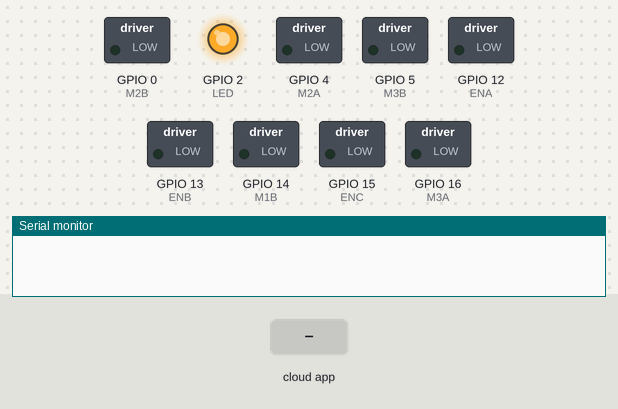
This sketch was run on a simulated ESP8266 (NodeMCU). Parts: switched loads named in the sketch (green lamp = pin HIGH), output pins drawn as LEDs (lit = HIGH), the last lines printed to the serial monitor. Inputs (shaded band) come from the test bench. WiFi joins after 1.5 s; servers stay silent unless stated; the ROS host is connected and sends only what is stated.

Above: at 4.2 s.
4.3 s: the phone or cloud app sets linear.x to -100
At 4.8 s:
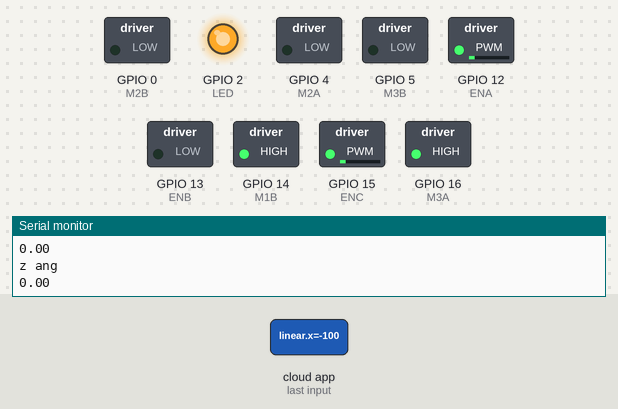
5.8 s: the phone or cloud app sets angular.z to 100
At 6.1 s:
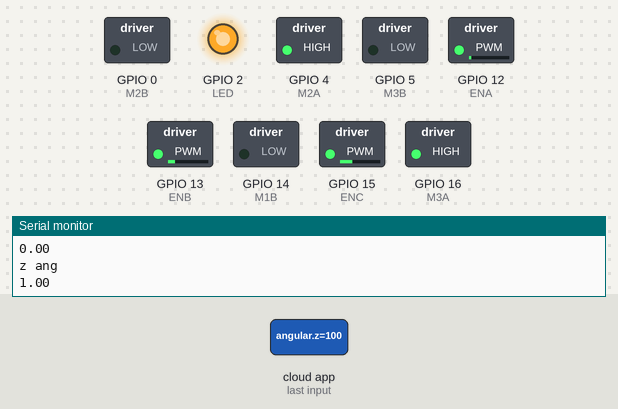
7.3 s: the phone or cloud app sets linear.x to 0
At 7.8 s:
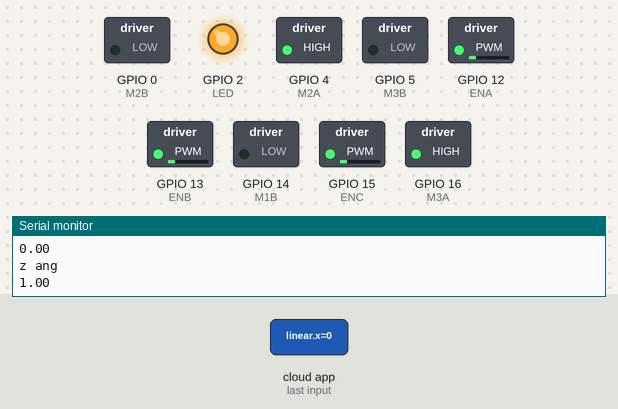
8.8 s: the phone or cloud app sets angular.z to -100
At 9.9 s:
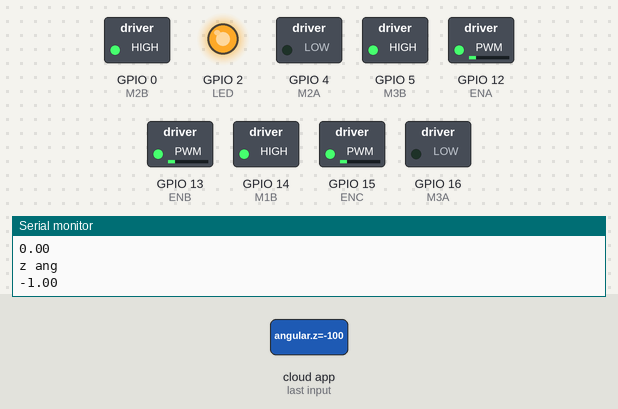
10.3 s: the phone or cloud app sets linear.x to 100
At 11.5 s:
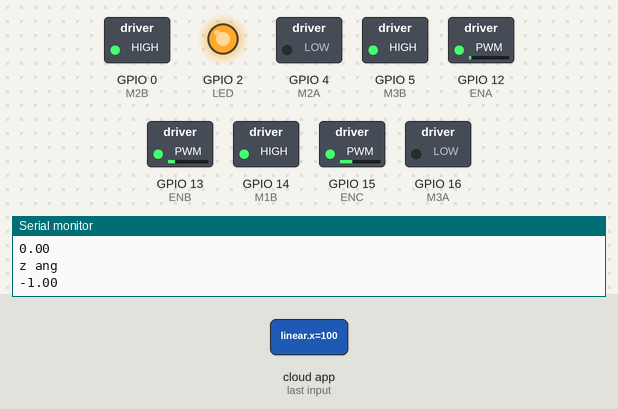
11.8 s: the phone or cloud app sets angular.z to 0
At 12.3 s:
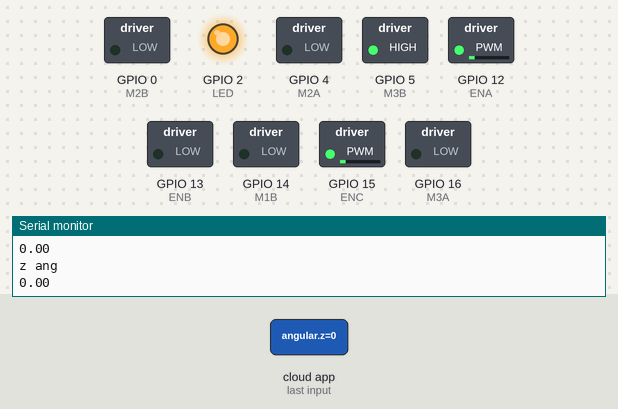
Timing chart, 0 to 14.3 s (numbered marks = the images above; inputs shaded):
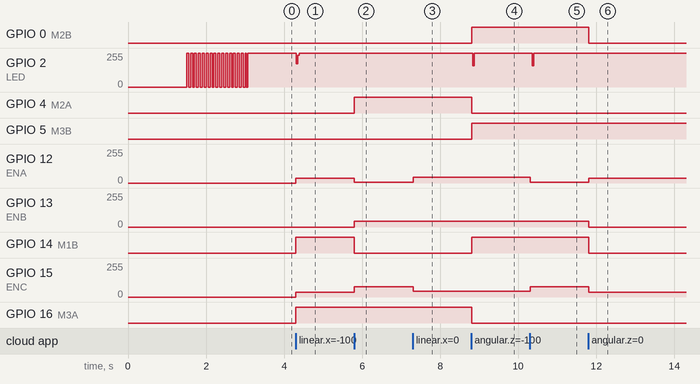

The sketch:

open_loop_movement.ino
```cpp
#include <ESP8266WiFi.h>

#define ROSSERIAL_ARDUINO_TCP

#include <ros.h>
#include <std_msgs/String.h>
#include <geometry_msgs/Twist.h>
#include "std_msgs/Float64.h"

#define LED 2

//Defining WiFi acces
const char* ssid     = "dlink";
const char* password = "";
IPAddress server(192, 168, 0, 161);
const uint16_t serverPort = 11413; //Unique for every omnidirectional


// Declaring physical pins
int M1A = 2;
int M1B = 14;
int ENA = 12;

int M2A = 4;
int M2B = 0;
int ENB = 13;

int M3A = 16;
int M3B = 5;
int ENC = 15;


// Defining control variables
int dottheta1;
int dottheta2;
int dottheta3;

int absdottheta1;
int absdottheta2;
int absdottheta3;

float u1;
float u2;
float u3;


// Factor of velocities
float f;


// pwm floats
float pwm1;
float pwm2;
float pwm3;
float mapeo;

char hello[] = "Hello from Omni";
char initialazing[] = "Initializing...";
char done[] = "Ready for use";
char msg_data[] = "Moving omni";


// blinking built-in LED
void blink(int delay_time) {
  digitalWrite(LED, HIGH);
  delay(delay_time);
  digitalWrite(LED, LOW);
  delay(delay_time);
}


void motor1front()
{
//MOTOR1 adelante
digitalWrite (M1A, HIGH);
digitalWrite (M1B, LOW);
}

void motor2front()
{
//MOTOR2 adelante
digitalWrite (M2A, HIGH);
digitalWrite (M2B, LOW);
void velmot2();
}

void motor3front()
{
//MOTOR3 adelante
digitalWrite (M3A, HIGH);
digitalWrite (M3B, LOW);
void velmot3();
}


void motor1back()
{
//MOTOR1 back
digitalWrite (M1A, LOW);
digitalWrite (M1B, HIGH);
}


void motor2back()
{
//MOTOR2 back
digitalWrite (M2A, LOW);
digitalWrite (M2B, HIGH);
}


void motor3back()
{
//MOTOR3 back
digitalWrite (M3A, LOW);
digitalWrite (M3B, HIGH);
}


void motor1stop()
{
//MOTOR3 stop
digitalWrite (M1A, LOW);
digitalWrite (M1B, LOW);
}

void motor2stop()
{
//MOTOR3 stop
digitalWrite (M2A, LOW);
digitalWrite (M2B, LOW);
}

void motor3stop()
{
//MOTOR3 stop
digitalWrite (M3A, LOW);
digitalWrite (M3B, LOW);
}


void velmot1()
{
dottheta1= 44*(0.86*u1 + 0.5*u2 + 0.1*u3);
absdottheta1= abs(dottheta1);

pwm1 = map(absdottheta1 , 0, 130, 0, 255);
analogWrite(ENA,pwm1);

if(dottheta1>0)
{
motor1front();
}
else if(dottheta1==0)
{
motor1stop();
}
else if(dottheta1<0)
{
motor1back();
}
}


void velmot2()
{
dottheta2= 44*(-u2 + 0.1*u3);
absdottheta2= abs(dottheta2);
pwm2= map(absdottheta2, 0, 130, 0, 255);
analogWrite(ENB,pwm2);
if(dottheta2>0)
{
motor2front();
}

else if(dottheta2==0)
{
motor2stop();
}
else if(dottheta2<0)
{
motor2back();
}
}

void velmot3()
{
dottheta3= 44*(-0.86*u1 + 0.5*u2 + 0.1*u3);
absdottheta3= abs(dottheta3);
pwm3= map(absdottheta3, 0, 130, 0, 255);
analogWrite(ENC,pwm3);
if(dottheta3>0)
{
motor3front();
}
else if(dottheta3==0)
{
motor3stop();
}
else if(dottheta3<0)
{
motor3back();
}
}


//Creating ROS objects
ros::NodeHandle nh;
std_msgs::String str_msg;
std_msgs::Float64 float_msg;
ros::Publisher chatter("chatter", &str_msg);
ros::Publisher float_publisher("float_publisher", &float_msg);
ros::Subscriber<geometry_msgs::Twist> cmd_sub("omni3_cmdVel", &cmdCB); // Name of omni robot


// forward [1,0,0] backward [-1, 0, 0], left [0, 1, 0], right [0, -1, 0], turn[0, 0, 1]
void cmdCB(const geometry_msgs::Twist& CVel)
{
Serial.println("x");
Serial.println(CVel.linear.x);
Serial.println("y");
Serial.println(CVel.linear.y);
Serial.println("z ang");
Serial.println(CVel.angular.z);

str_msg.data = hello;
chatter.publish( &str_msg );

u1= f*0.5*CVel.linear.x;  // x vel
u2 = f*0.4*CVel.linear.y;  // y vel
u3 = f*5*CVel.angular.z; // z ang


if (u1+u2+u3>1){
  str_msg.data = msg_data;
  chatter.publish( &str_msg );
}
velmot1();
velmot2();
velmot3();
mapeo= map(absdottheta1 , 0, 130, 0, 255);

//delay(2000);
}


void setupWiFi()
{
  WiFi.begin(ssid, password);
  uint8_t i = 0;
  while (WiFi.status() != WL_CONNECTED && i++ < 20) delay(500);
  if(i == 21){
    while(1) delay(500);
  }
  nh.getHardware()->setConnection(server, serverPort);
  nh.initNode();
  for(int i=0; i<15; i++)
    blink(50);
}


void setup()
{
f = 1;

nh.getHardware()->setConnection(server, serverPort);
nh.initNode();

nh.subscribe(cmd_sub);
nh.advertise(chatter);
nh.advertise(float_publisher);

str_msg.data = hello;
chatter.publish(&str_msg);

str_msg.data = initialazing;
chatter.publish(&str_msg);

pinMode (ENA, OUTPUT);
pinMode (M1A, OUTPUT);
pinMode (M1B, OUTPUT);

pinMode (ENB, OUTPUT);
pinMode (M2A, OUTPUT);
pinMode (M2B, OUTPUT);

pinMode (ENC, OUTPUT);
pinMode (M3A, OUTPUT);
pinMode (M3B, OUTPUT);

pinMode(LED, OUTPUT);

Serial.begin(9600);

setupWiFi();

str_msg.data = done;
chatter.publish(&str_msg);

}


void loop()
{
//direct();

if (nh.connected()) {
  digitalWrite(LED, HIGH);
}
else {
  digitalWrite(LED, LOW);
}
nh.spinOnce();
delay(15);
digitalWrite(LED, LOW);
}
```

Measured:
- after the input at 4.3 s, GPIO 2 (LED): 254/255 → 176/255 at once, → 237/255 0.04 s later, → 254/255 0.04 s later; GPIO 12 (ENA), GPIO 15 (ENC): 0/255 → 35/255 at once; GPIO 14 (M1B), GPIO 16 (M3A): LOW → HIGH at once
- after the input at 5.8 s, GPIO 4 (M2A): LOW → HIGH at once; GPIO 12 (ENA): 35/255 → 6/255 at once; GPIO 13 (ENB): 0/255 → 43/255 at once; GPIO 14 (M1B): HIGH → LOW at once; GPIO 15 (ENC): 35/255 → 78/255 at once
- after the input at 7.3 s, GPIO 12 (ENA): 6/255 → 43/255 at once; GPIO 15 (ENC): 78/255 → 43/255 at once
- after the input at 8.8 s, GPIO 0 (M2B), GPIO 5 (M3B), GPIO 14 (M1B): LOW → HIGH at once; GPIO 2 (LED): 254/255 → 158/255 at once, → 254/255 0.04 s later; GPIO 4 (M2A), GPIO 16 (M3A): HIGH → LOW at once
- after the input at 10.3 s, GPIO 2 (LED): 254/255 → 161/255 after 0.05 s, → 254/255 0.04 s later; GPIO 12 (ENA): 43/255 → 6/255 at once; GPIO 15 (ENC): 43/255 → 78/255 at once
- after the input at 11.8 s, GPIO 0 (M2B), GPIO 14 (M1B): HIGH → LOW at once; GPIO 12 (ENA): 6/255 → 35/255 at once; GPIO 13 (ENB): 43/255 → 0/255 at once; GPIO 15 (ENC): 78/255 → 35/255 at once
- by itself, GPIO 2 (LED): repeats every 0.10 s: 255/255 0.05 s, 0/255 0.05 s, until it stays 254/255 from 3.1 s
